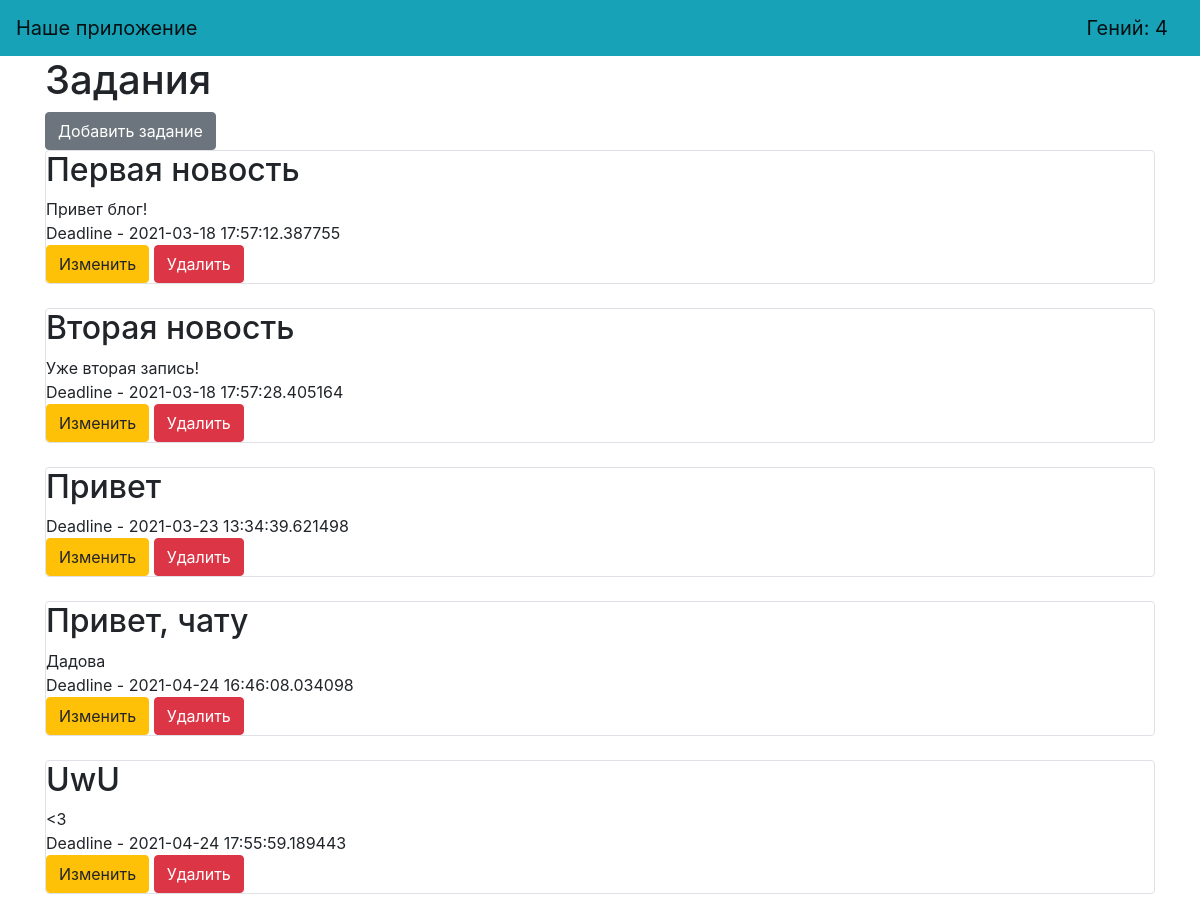
The app's page /hub/1 (signed in) with its own data.
### data/users.py (models this page shows, shortened)
class User(SqlAlchemyBase, UserMixin):
    __tablename__ = 'users'
    id = sqlalchemy.Column(sqlalchemy.Integer,
                           primary_key=True, autoincrement=True)
    name = sqlalchemy.Column(sqlalchemy.String, nullable=True)
    about = sqlalchemy.Column(sqlalchemy.String, nullable=True)
    email = sqlalchemy.Column(sqlalchemy.String,
                              index=True, unique=True, nullable=True)
    hashed_password = sqlalchemy.Column(sqlalchemy.String, nullable=True)
    created_date = sqlalchemy.Column(sqlalchemy.DateTime,
                                     default=datetime.datetime.now)
    tg = sqlalchemy.Column(sqlalchemy.String, nullable=True)
    news = orm.relation("News", back_populates='user')
    hubs = sqlalchemy.Column(sqlalchemy.String, default="[]")

### data/news.py (models this page shows)
class News(SqlAlchemyBase):
    __tablename__ = 'news'
    id = sqlalchemy.Column(sqlalchemy.Integer,
                           primary_key=True, autoincrement=True)
    title = sqlalchemy.Column(sqlalchemy.String, nullable=True)
    content = sqlalchemy.Column(sqlalchemy.String, nullable=True)
    created_date = sqlalchemy.Column(sqlalchemy.DateTime,
                                     default=datetime.datetime.now)
    hub_id = sqlalchemy.Column(sqlalchemy.String, nullable=True)
    is_private = sqlalchemy.Column(sqlalchemy.Boolean, default=True)
    id_user = sqlalchemy.Column(sqlalchemy.String, nullable=True)
    user_id = sqlalchemy.Column(sqlalchemy.Integer,
                                sqlalchemy.ForeignKey("users.id"))
    user = orm.relation('User')

### main.py (the view)
@app.route('/hub/<int:id>')
@login_required
def hub(id):
    db_sess = db_session.create_session()
    admin = db_sess.query(Hubs).filter_by(id=id).first().admin
    if current_user.is_authenticated and id in eval(current_user.hubs) and current_user.id != admin:
        news = db_sess.query(News).filter(
            (News.id_user == current_user.id), (News.hub_id == id))
    elif current_user.is_authenticated and id in eval(current_user.hubs) and current_user.id == admin:
        news = db_sess.query(News).filter((News.hub_id == id))
    else:
        abort(404)
    return render_template("hub.html", news=news, id_hub=id, admin_id=admin)

### data/db_session.py (called while the page is built)
def create_session() -> Session:
    global __factory
    return __factory()

### main.py (called while the page is built)
@login_manager.user_loader
def load_user(user_id):
    db_sess = db_session.create_session()
    return db_sess.query(User).get(user_id)

### templates/hub.html
{% extends "base.html" %}
{% block content %}
<h1>Задания</h1>
{% if current_user.is_authenticated and current_user.id == admin_id %}
        <a href="/hub/{{ id_hub }}/quest" class="btn btn-secondary">Добавить задание</a>
    {% endif %}
{% for item in news%}
<div class="col-md6 border rounded">
    <h2>{{item.title}}</h2>
    <div>
        {{item.content}}
    </div>
    <div>
        Deadline - {{item.created_date}}
    </div>
    {% if current_user.is_authenticated and current_user.id == admin_id %}
        <div>
            <a href="/quest/{{ item.id }}" class="btn btn-warning">
                Изменить
            </a>
            <a href="/quest_delete/{{ item.id }}" class="btn btn-danger">
                Удалить
            </a>
        </div>
    {% endif %}
</div>
<br>
{% endfor %}
{% endblock %}

### templates/base.html (shortened to what this page needs)
<!doctype html>
<html lang="en">
<head>
    <link rel="stylesheet"
          href="https://stackpath.bootstrapcdn.com/bootstrap/4.4.1/css/bootstrap.min.css"
>
</head>
<body>
<header>
    <nav class="navbar navbar-light bg-info">
        <a class="navbar-brand" href="/">Наше приложение</a>
        {% if current_user.is_authenticated %}
            <a class="navbar-brand" href="/logout">{{ current_user.name }}: {{ current_user.id }}</a>
        {% else %}
            <p>
                <a class="btn btn-warning " href="/register">Зарегистрироваться</a>
                <a class="btn btn-danger " href="/login">Войти</a>
            </p>
        {% endif %}
    </nav>
</header>
<main role="main" class="container">
    {% block content %}{% endblock %}
</main>
</body>
</html>

### records on screen
User: name "Гений", id "4"
News: title "Первая новость", content "Привет блог!", created_date "2021-03-18 17:57:12.387755"
News: title "Вторая новость", content "Уже вторая запись!", created_date "2021-03-18 17:57:28.405164"
News: title "Привет", created_date "2021-03-23 13:34:39.621498"
News: title "Привет, чату", content "Дадова", created_date "2021-04-24 16:46:08.034098"
News: title "UwU", content "<3", created_date "2021-04-24 17:55:59.189443"
